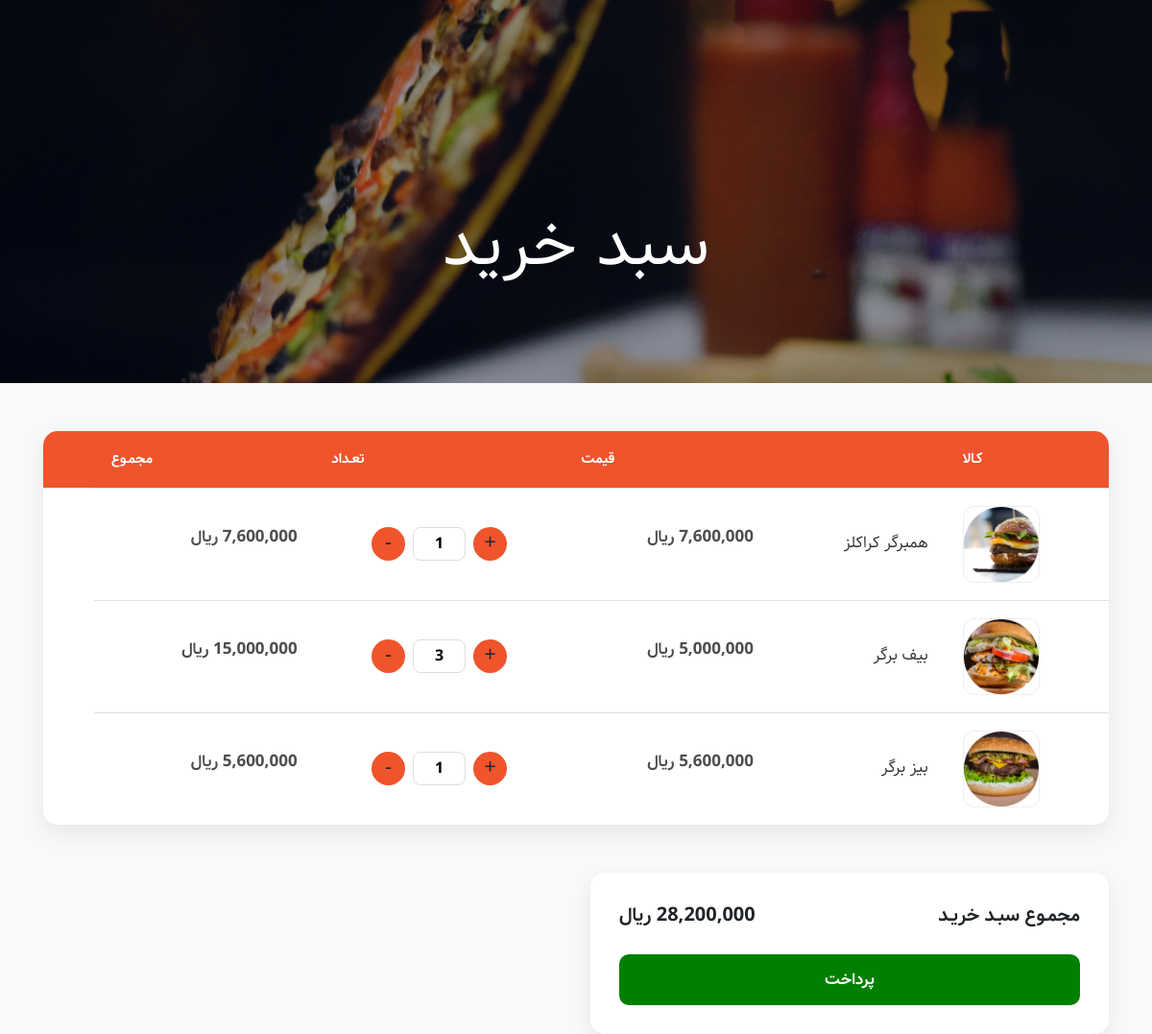
/order/user-basket (signed in), run on an earlier commit of the app's database.
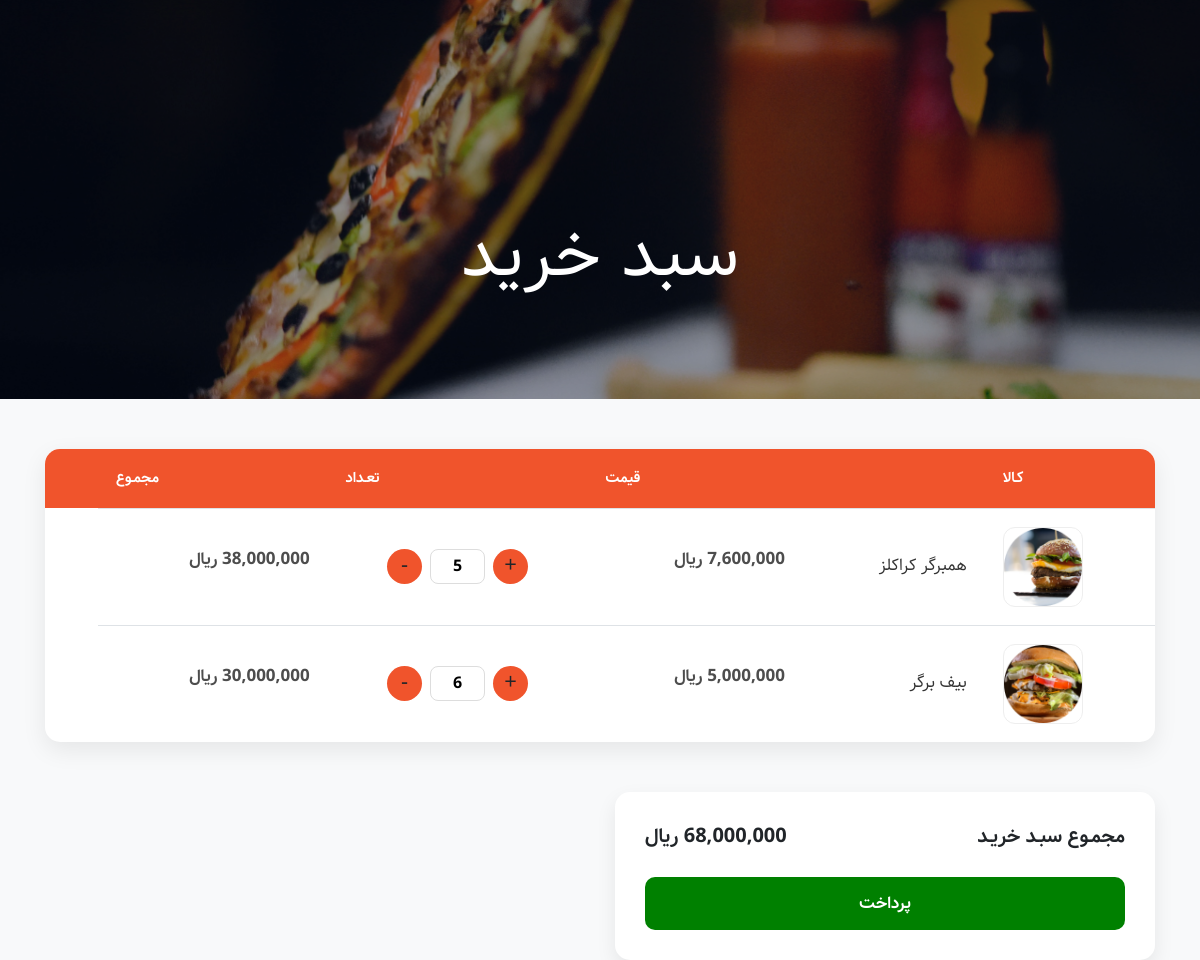
And on a later commit of the database.
### order_module/models.py (models this page shows, shortened)
class OrderDetail(models.Model):
    order=models.ForeignKey(Order,on_delete=models.CASCADE,verbose_name='سفارش')
    product=models.ForeignKey(Burger,on_delete=models.CASCADE,blank=True,verbose_name='محصول')
    count=models.IntegerField(blank=True,verbose_name='تعداد محصول')
    final_price=models.IntegerField(null=True,blank=True,verbose_name='قمیت نهایی تک محصول')
    def get_total_price(self):
        total_price=self.product.price * self.count
        return total_price
    class Meta:
        verbose_name="جزئیات سبد خرید"
        verbose_name_plural="جزئیات"

class Order(models.Model):
    user=models.ForeignKey(User,on_delete=models.CASCADE,verbose_name='کاربر')
    is_paid=models.BooleanField(verbose_name='پرداخت شده/نشده')
    payment_date=models.DateField(null=True,blank=True,verbose_name='تاریخ پرداخت')
    def calculate_total_price(self):
        total_amount=0
        if self.is_paid:
            for detail in self.orderdetail_set.all():
                total_amount += detail.final_price * detail.count
                return total_amount
        else:
            for detail in self.orderdetail_set.all():
                total_amount += detail.product.price * detail.count
            return total_amount
    class Meta:
        verbose_name="سبد خرید کاربر"
        verbose_name_plural="سبد خرید کاربران"

### product_module/models.py (models this page shows, shortened)
class Burger(models.Model):
    name=models.CharField(max_length=100,verbose_name="نام محصول")
    price=models.IntegerField(verbose_name="قیمت محصول")
    image=models.ImageField(upload_to="images/products",verbose_name="تصویر محصول")
    short_description=models.CharField(max_length=300,null=True,verbose_name="توضیحات محصول")
    is_active=models.BooleanField(verbose_name='موجود/غیرموجود')
    is_popular=models.BooleanField(verbose_name="پرطرفدار")
    class Meta:
        verbose_name="محصول"
        verbose_name_plural="محصولات"

### order_module/views.py (the view)
# urls.py: path('user-basket',views.userBasketView,name='userBasket'),
@login_required
def userBasketView(request:HttpRequest):
    current_order,created=Order.objects.prefetch_related('orderdetail_set').get_or_create(is_paid=False,user_id=request.user.id)
    context={
        'current_order':current_order
    }
    return render(request,'order_module/user_basket.html',context)

### polls/templatetags/poll_extras.py (called while the page is built)
@register.filter(name='three_digits_currency')
def three_digits_currency(value:int):
    return '{:,}'.format(value)+' ریال'

### order_module/templates/order_module/user_basket.html (shortened to what this page needs)
{% extends 'shared/layout.html' %}
{% load poll_extras %}
{% block content %}
<div class="bradcam_area breadcam_bg_3 overlay">
    <h3>سبد خرید</h3>
</div>
{% if current_order.orderdetail_set.all %}
<section id="cart_items">
    <div class="container">
        <div class="table-responsive cart_info">
            <table class="table table-condensed">
                <thead>
                    <tr class="cart_menu">
                        <td class="image">کـالا</td>
                        <td class="description"></td>
                        <td class="price">قیمت</td>
                        <td class="quantity">تعـداد</td>
                        <td class="total">مجمـوع</td>
                        <td></td>
                    </tr>
                </thead>
                <tbody>
                    {% for detail in current_order.orderdetail_set.all %}
                    <tr>
                        <td class="cart_product">
                            <a href=""><img src="{{detail.product.image.url}}" width="65" alt=""></a>
                        </td>
                        <td class="cart_description">
                            <h4><a class="one-line-text" href="">{{detail.product.name}}</a></h4>
                        </td>
                        <td class="cart_price">
                            <p>{{detail.product.price | three_digits_currency}}</p>
                        </td>
                        <td class="cart_quantity">
                            <div class="cart_quantity_button">
                                <a class="cart_quantity_up cursor_pointer"
                                    onclick="order_detail_quantity('{{detail.id}}','increase')"> + </a>
                                <input class="cart_quantity_input" type="text" name="quantity" value="{{detail.count}}"
                                    autocomplete="off" size="2">
                                <a class="cart_quantity_down cursor_pointer"
                                    onclick="order_detail_quantity('{{detail.id}}','decrease')"> - </a>
                            </div>
                        </td>
                        <td class="cart_total">
                            <p class="cart_total_price">{{detail.get_total_price | three_digits_currency}}</p>
                        </td>
                    </tr>
                    {% endfor %}
                </tbody>
            </table>
        </div>
    </div>
</section>
<section id="do_action">
    <div class="container">
        <div class="row">
            <div class="col-sm-6">
                <div class="total_area">
                    <ul>
                        <li>مجمـوع سبـد خریـد
                            <span>{{current_order.calculate_total_price | three_digits_currency}}</span>
                        </li>
                    </ul>
                    <a class="btn btn-default check_out" href="">پرداخت</a>
                </div>
            </div>
        </div>
    </div>
</section>
{% endif %}
{% endblock %}

### templates/shared/layout.html (shortened to what this page needs)
{% load render_partial %}
<!doctype html>
<html class="no-js" lang="zxx">
<head>
    {% include 'shared/header_refrences.html' %}
</head>
<body>
    {% block content %}{% endblock %}
</body>
</html>

### templates/shared/header_refrences.html (shortened to what this page needs)
<link rel="stylesheet" href="/static/css/bootstrap.min.css">
<link rel="stylesheet" href="/static/css/owl.carousel.min.css">
<link rel="stylesheet" href="/static/css/magnific-popup.css">
<link rel="stylesheet" href="/static/css/font-awesome.min.css">
<link rel="stylesheet" href="/static/css/themify-icons.css">
<link rel="stylesheet" href="/static/css/nice-select.css">
<link rel="stylesheet" href="/static/css/flaticon.css">
<link rel="stylesheet" href="/static/css/animate.css">
<link rel="stylesheet" href="/static/css/slicknav.css">
<link rel="stylesheet" href="/static/css/style.css">

### static/css/style.css (style rules this page uses)
* { font-family: Samim ; }
body { font-family: Samim, F_yekan ; font-weight: normal; font-style: normal; }
a, .button { -webkit-transition: 0.3s; -moz-transition: 0.3s; -o-transition: 0.3s; transition: 0.3s; }
a, button { color: #1F1F1F; outline: medium none; }
h1, h2, h3, h4, h5 { font-family: Samim ; color: #1F1F1F; }
h1 a, h2 a, h3 a, h4 a, h5 a, h6 a { color: inherit; }
ul { text-align: right; margin: 0px; font-family: samim ; padding: 0px; }
li { list-style: none; }
p { font-size: 16px; font-weight: 300; text-align: right; line-height: 28px; color: #4D4D4D; margin-bottom: 13px; font-family: Samim ; }
*::placeholder { color: #cccccc; font-size: 14px; opacity: 1; }
h3 { font-size: 24px; }
.overlay { position: relative; z-index: 0; }
.overlay::before { position: absolute; content: ""; background-color: #040E27; top: 0; left: 0; width: 100%; height: 100%; z-index: -1; opacity: .4; }
.breadcam_bg_3 { background-image: url(../img/banner/bradcam3.png); }
.bradcam_area { background-size: cover; background-position: center center; text-align: center; padding: 215px 0 100px 0; }
.bradcam_area h3 { font-size: 70px; color: #fff; font-weight: 400; margin-bottom: 0; font-family: Samim ; text-transform: uppercase; }
h4 { text-align: right; font-size: 18px; }
h1, h2, h3, h4, h5, h6 { line-height: 1.2em; }
body { background: #f8f9fa; font-family: Vazirmatn, sans-serif; direction: rtl; }
#cart_items { margin: 50px 0; }
.cart_info { background: #fff; border-radius: 15px; overflow: hidden; box-shadow: 0 8px 25px rgba(0,0,0,.08); }
.cart_info table { margin-bottom: 0; }
.cart_menu { background: #F0542C; color: #fff; }
.cart_menu td { padding: 18px; font-size: 15px; font-weight: bold; border: none; }
.cart_info tbody tr { transition: .3s; }
.cart_info td { vertical-align: middle; padding: 18px; }
.cart_product img { width: 80px; height: 80px; border-radius: 12px; object-fit: cover; border: 1px solid #eee; }
.cart_description h4 { margin: 0; font-size: 17px; }
.cart_description a { color: #333; text-decoration: none; transition: .3s; }
.cart_price p, .cart_total_price { font-size: 17px; font-weight: bold; }
.cart_quantity_button { display: flex; justify-content: center; align-items: center; gap: 8px; }
.cart_quantity_up, .cart_quantity_down { width: 35px; height: 35px; border-radius: 50%; background: #F0542C; color: #fff; display: flex; justify-content: center; align-items: center; cursor: pointer; font-size: 22px; transition: .3s; }
.cart_quantity_input { width: 55px; height: 35px; text-align: center; border: 1px solid #ddd; border-radius: 8px; outline: none; font-weight: bold; }
.total_area { background: #fff; padding: 30px; border-radius: 15px; box-shadow: 0 8px 20px rgba(0,0,0,.08); }
.total_area ul { list-style: none; padding: 0; margin: 0; }
.total_area li { display: flex; justify-content: space-between; align-items: center; font-size: 20px; font-weight: bold; margin-bottom: 25px; }
.check_out { width: 100%; border-radius: 10px; padding: 14px; background: green; color: white !important; font-size: 17px; font-weight: bold; transition: .3s; border: none; }

What changed in the data, as far as the page shows it:
removed OrderDetail: product.image (picture), product.name "بیز برگر", product.price|three_digits_currency "5,600,000 ریال", quantity "1", get_total_price|three_digits_currency "5,600,000 ریال"
changed OrderDetail "همبرگر کراکلز": quantity "1" → "5"; get_total_price|three_digits_currency "7,600,000 ریال" → "38,000,000 ریال"
changed OrderDetail "بیف برگر": quantity "3" → "6"; get_total_price|three_digits_currency "15,000,000 ریال" → "30,000,000 ریال"
changed through a linked row, Order: calculate_total_price|three_digits_currency "28,200,000 ریال" → "68,000,000 ریال"
